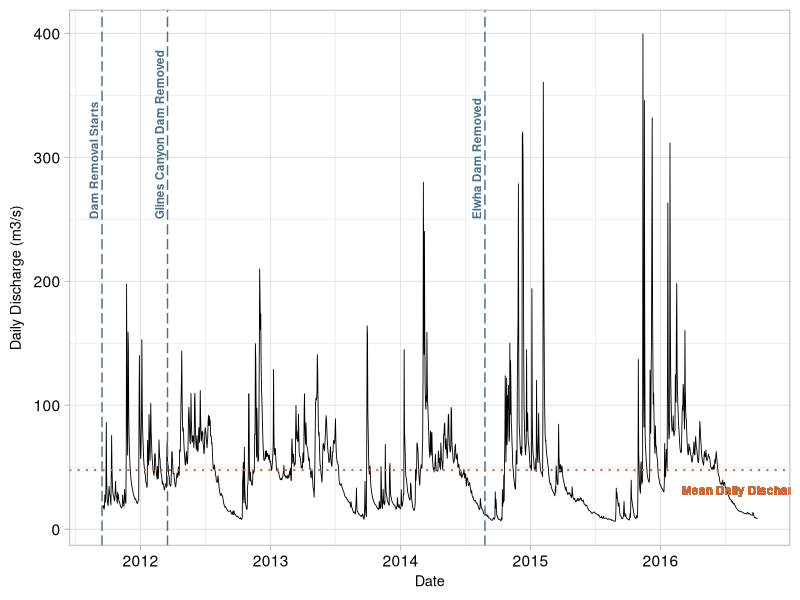
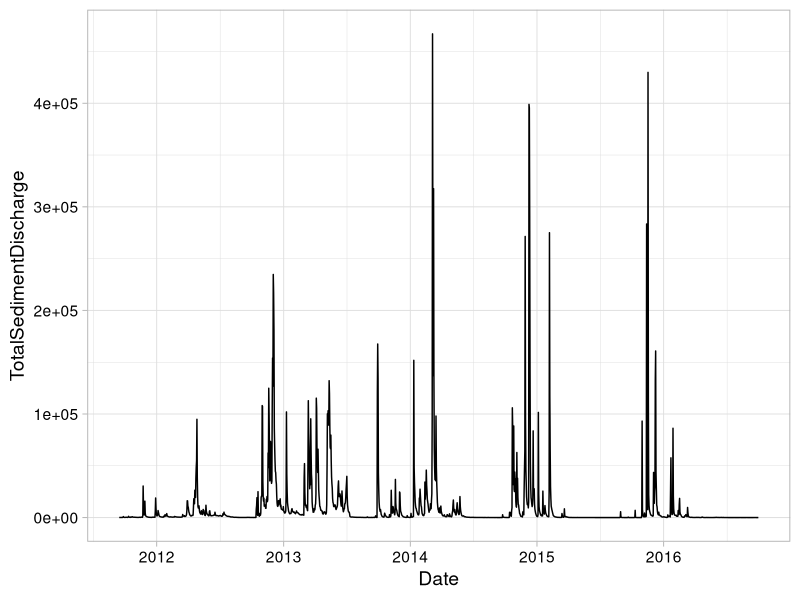

Write the R code that produced these figures, in order.
## ---- chunk 1
getwd()

library(tidyverse)
library(viridis)
library(ggplot2)

USGS_ElwhaRiverDischarge<-read_csv("./Processed/USGS_ElwhaRiver_processed.csv")

class(USGS_ElwhaRiverDischarge$Date) #Still a date, that's good


## ---- chunk 2

mytheme <- theme_light(base_size = 14) +
  theme(axis.text = element_text(color = "black"), 
        legend.position = "top")
theme_set(mytheme)


#This should add a caption?
#+labs(subtitle = "theme_gray()")
## ---- chunk 3

#lines to describe what is happening
d=data.frame(date=as.Date(c("2011-09-15", "2012-03-17", "2014-08-26")), event=c("Dam Removal Starts", "Glines Canyon Dam Removed", "Elwha Dam Removed"))



ggplot(USGS_ElwhaRiverDischarge)+
  geom_line(aes(x = Date, y = DailyDischarge), size=.3) +
geom_vline(data=d, mapping=aes(xintercept=date), color="skyblue4", lty=5, size=.5)+
  geom_hline(yintercept = 47.7, lty=3, color="sienna3", size=.7)+
  geom_text(data=d, mapping=aes
            (x=date, y=250, label=event), 
            size=3, angle=90, vjust=-0.4, hjust=0, color= "skyblue4", fontface="bold")+
  geom_text(x= as.Date("2016-03-01"), y=25, size = 3, label= "Mean Daily Discharge", color= "sienna3", vjust=-0.4, hjust=0, fontface="bold")+
  mytheme+
  ylab(expression("Daily Discharge (m3/s)"))+
  xlab("Date")+
  theme(axis.title.y = element_text(size = rel(.75), angle = 90))+
  theme(axis.title.x = element_text(size= rel(.75)))




ggplot(USGS_ElwhaRiverDischarge)+
  geom_line(aes(x = Date, y = TotalSedimentDischarge))
